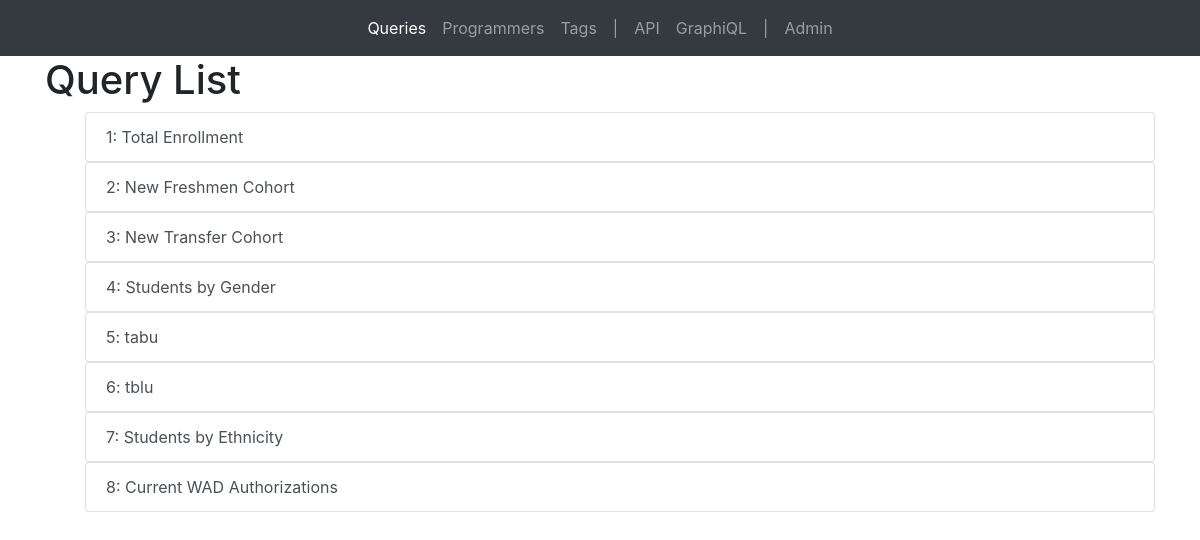
The app's page / (signed in) with its own data.
### querymanager/models.py (models this page shows)
class Query(models.Model):
    class Meta:
        verbose_name_plural = "Queries"
        ordering = ["query_id"]
    def __str__(self):
        return str(self.query_id) + ": " + self.name
    query_id = models.AutoField(primary_key=True)
    name = models.CharField(max_length=100)
    query = models.TextField()
    created_at = models.DateTimeField(auto_now_add=True)
    author = models.ForeignKey(Programmer, null=True, on_delete=models.PROTECT)
    updated_at = models.DateTimeField(auto_now=True)
    tags = models.ManyToManyField(Tag, blank=True)

### querymanager/views.py (the view)
# urls.py: path('', views.QueryList.as_view(), name='index'),
class QueryList(LoginRequiredMixin, ListView):
    login_url = '/admin/'
    model = Query
    template_name = 'query_list.html'
    def get_context_data(self, **kwargs):
        context = super().get_context_data(**kwargs)
        context['query_active'] = 'active'
        context['query_list'] = Query.objects.all()
        return context

### querymanager/templates/querymanager/query_list.html
{% extends "querymanager/base.html" %}
{% load static %}
{% block content %}
<h1>Query List</h1>
<ul>
{% for query in query_list %}
    <div class="list-group">
        <a href="{% url 'query_detail' pk=query.query_id %}" class="list-group-item list-group-item-action">
            {{ query }}
        </a>
    </div>
{% endfor %}
</ul>
{% endblock %}

### records on screen
Query: query_id+name "1: Total Enrollment"
Query: query_id+name "2: New Freshmen Cohort"
Query: query_id+name "3: New Transfer Cohort"
Query: query_id+name "4: Students by Gender"
Query: query_id+name "5: tabu"
Query: query_id+name "6: tblu"
Query: query_id+name "7: Students by Ethnicity"
Query: query_id+name "8: Current WAD Authorizations"
